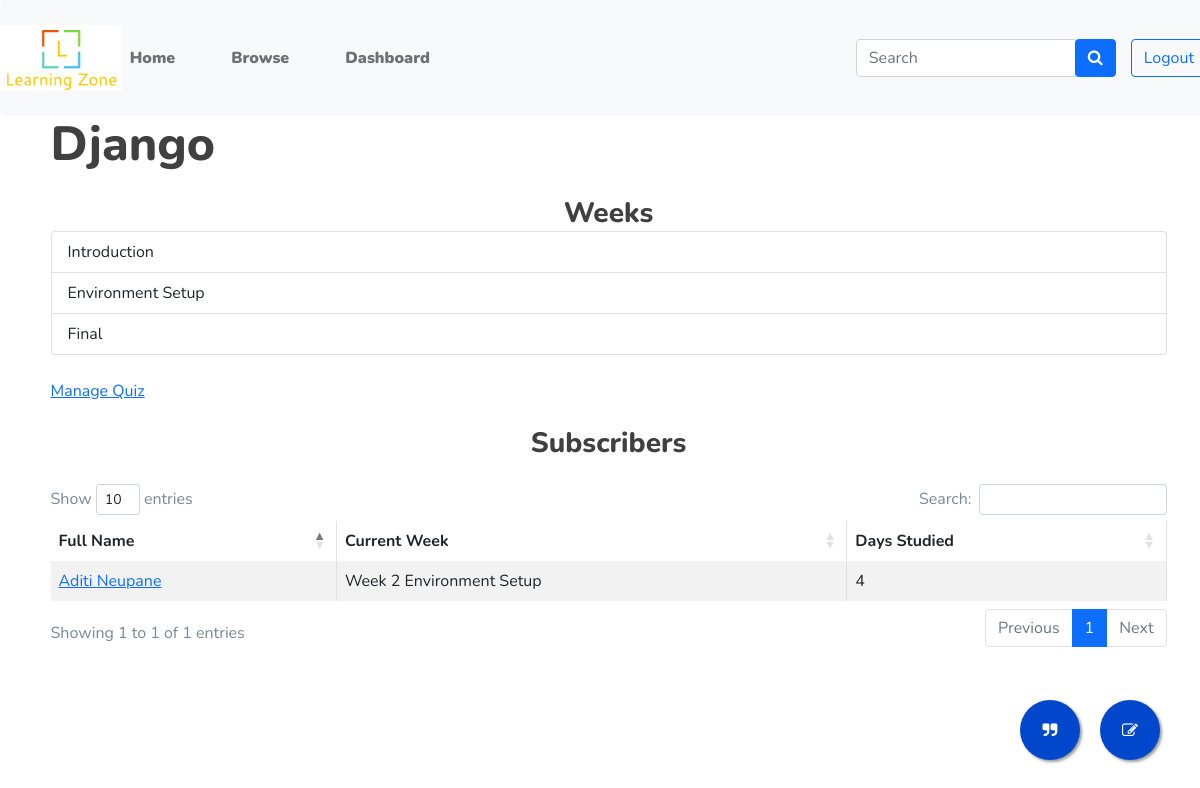
Page /course/1/ (signed in) on the earlier database version.
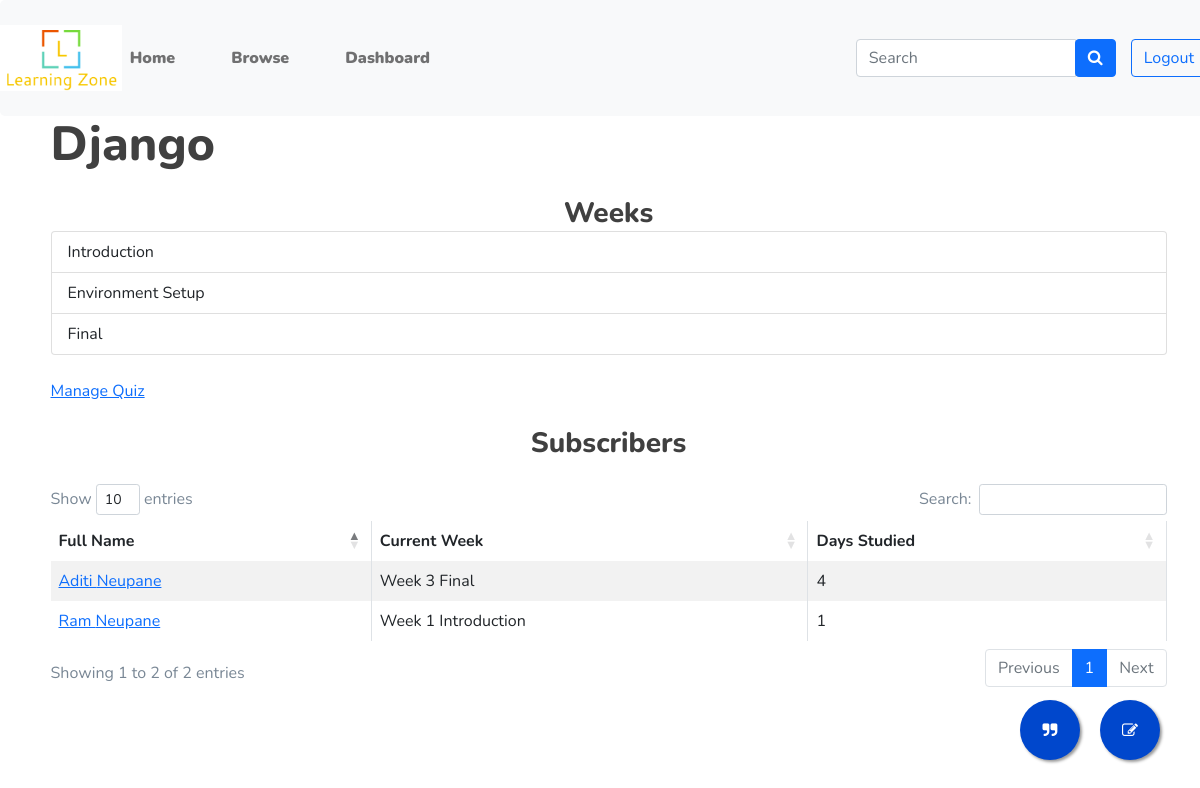
Same page on the later database version.
### main/models.py (models this page shows, shortened)
class Course(models.Model):
    name = models.CharField(max_length=100)
    uploaded_by = models.ForeignKey(Teacher, on_delete=models.CASCADE)
    description = models.TextField(max_length=1000)
    category = models.ForeignKey(Categories, on_delete=models.SET_NULL, null=True)
    price = models.FloatField(default=0.0)
    approved = models.BooleanField(default=False)
    approval_message = models.CharField(max_length=200, null=True, blank=True)
    def __str__(self):
        return self.name

class Week(models.Model):
    course = models.ForeignKey(Course, on_delete=models.CASCADE)
    week_no = models.IntegerField()
    title = models.CharField(max_length=100, default="title")
    description = models.TextField(max_length=1000, null=True, blank=True)
    instructions = models.TextField(max_length=1000, null=True, blank=True)
    final = models.BooleanField(default=False)
    difficulty = models.IntegerField(default=1)
    def __str__(self):
        return self.course.name + " week " + str(self.week_no)

class Subscription(models.Model):
    course = models.ForeignKey(Course, on_delete=models.CASCADE)
    student = models.ForeignKey(Student, on_delete=models.CASCADE)
    subscribed_on = models.DateField(auto_now_add=True)
    completed = models.BooleanField(default=False)
    flag = models.BooleanField(auto_created=True,default=True)
    quiz_approve = models.BooleanField(auto_created=False, default=False)
    progress = models.ForeignKey(Week, on_delete=models.CASCADE)
    quiz_marks = models.FloatField(default=0)
    week_begin = models.DateField(auto_now_add=True, null=True)
    complete_date = models.DateField(null=True)
    quiz_count = models.IntegerField(default=0)
    def week_duration(self):
        diff = datetime.date.today()-datetime.date(year=self.week_begin.year, month=self.week_begin.month, day=self.week_begin.day)
        return diff.days

class Student(models.Model):
    user = models.OneToOneField(User, on_delete=models.CASCADE)
    photo = models.FileField(null=True)
    address = models.CharField(max_length=100, blank=True)
    phone = models.CharField(null=True, max_length=20, blank=True)
    bio = models.CharField(null=True, max_length=100, blank=True)

class User(AbstractUser):
  USER_TYPE_CHOICES = (
      (1, 'student'),
      (2, 'teacher'),
      (3, 'admin'),
  )
  user_type = models.PositiveSmallIntegerField(choices=USER_TYPE_CHOICES, default=3)

### main/views.py (the view, shortened to what this page needs)
# urls.py: path('course/<str:id>/', views.course, name='course_details'),
def course(request, id):
    course = models.Course.objects.get(id=id)
    if request.user.user_type==1:
        if request.method=='POST':
            student = models.Student.objects.get(user=request.user)
            try:
                s = models.Subscription.objects.get(student=student, course=course)
                s.flag = not s.flag
                s.save()
            except:
                first_week = models.Week.objects.get(course=course,week_no=1)
                s = models.Subscription(student=student, course=course, progress=first_week, flag=True).save()
        context={
            'course' : models.Course.objects.get(id=id)
        }
        return render(request, 'student/course.html', context)
    elif request.user.user_type==2:
        errmsg=" "
        mtform = forms.ScheduleMeetingForm()
        mtform.fields['week'].queryset = models.Week.objects.filter(course=course)
        context ={
            'course': course,
            'weeks': models.Week.objects.filter(course=course),
            'subscriptions': models.Subscription.objects.filter(course=course),
            'mtform': mtform,
            'errmsg': errmsg,
        }
        return render(request, 'teacher/course.html', context)

### main/forms.py
class ScheduleMeetingForm(forms.ModelForm):
    meeting_on = forms.DateTimeField(
    input_formats=['%d/%m/%Y %H:%M'],
    )
    class Meta:
        model = models.Meeting
        fields = ['week', 'meeting_on']

### main/templates/teacher/course.html (shortened to what this page needs)
{% extends '../base.html' %}
{% block content %}
{% load crispy_forms_tags %}
<div class="container">
    <h1>{{course}}</h1>
<br><h3 class="text-center">Weeks</h3>
<ul class="list-group">
    {%for week in weeks%}<li class="list-group-item">{{week.title}}</li>{% endfor %}
</ul><br>
<a href="{% url 'manage_quiz' course.id %}">Manage Quiz</a>
<br><br>
<h3 class="text-center">Subscribers</h3><br>
<table id="example" class="table table-striped table-bordered">
    <thead>
        <tr>
            <th>Full Name</th>
            <th>Current Week</th>
            <th>Days Studied</th>
        </tr>
    </thead>
    <tbody>
        {% for s in subscriptions %}
        <tr>
            <td><a href="{% url 'quiz_approve' s.course.id s.student.user.id%}">{{s.student.user.first_name}} {{s.student.user.last_name}}</a></td>
            <td>Week {{s.progress.week_no}} {{s.progress.title}}</td>
            <td>{{s.week_duration}}</td>
        </tr>
        {% endfor %}
    </tbody>
</table>
</div>
<a href="{% url 'edit_course' course.id %}" class="float">
    <i class="fa fa-edit my-float"></i>
</a>
<a href="#" id="toggle-modal" class="float mr-80">
    <i class="fa fa-quote-right my-float"></i>
</a>
</div>
{% endblock %}

### main/templates/base.html (shortened to what this page needs)
{% load static %}
<!doctype html>
<html lang="en">
<head>
  <link rel="stylesheet" href="https://maxcdn.bootstrapcdn.com/font-awesome/4.7.0/css/font-awesome.min.css">
  <link href="https://cdn.jsdelivr.net/npm/bootstrap@5.1.0/dist/css/bootstrap.min.css" rel="stylesheet"
>
  <link rel="stylesheet" href="https://cdn.datatables.net/1.11.0/css/dataTables.bootstrap4.min.css">
  <link rel="stylesheet" href="{% static 'css/slick.css'%}">
  <link rel="stylesheet" href="{% static 'css/font-awesome.min.css'%}">
  <link rel="stylesheet" href="{% static 'css/LineIcons.css'%}">
  <link rel="stylesheet" href="{% static 'css/animate.css'%}">
  <link rel="stylesheet" href="{% static 'css/magnific-popup.css'%}">
  <link rel="stylesheet" href="{% static 'css/default.css'%}">
  <link rel="stylesheet" href="{% static 'css/style.css'%}">
  <link rel="stylesheet" href="https://cdnjs.cloudflare.com/ajax/libs/tempusdominus-bootstrap-4/5.1.2/css/tempusdominus-bootstrap-4.min.css" />
  <link rel="stylesheet" href="{% static 'css/custom.css'%}">
</head>
<body>
  <div class="main-body-custom">
  <nav class="navbar navbar-expand-lg navbar-light bg-light">
    <img style=" width: 10%;height: 10%; " src="{% static 'icon.png'%}" style=" margin-left: 60px;">
    <div class="collapse navbar-collapse" id="navbarNav" >
      <ul class="navbar-nav">
        <li class="nav-item">
          <a class="nav-link" href="{% url 'index'%}"><strong>Home</strong></a>
        </li>
        <li class="nav-item">
          <a class="nav-link" href="{% url 'browse'%}"><strong>Browse</strong></a>
        </li>
        <li class="nav-item">
          {% if request.user.is_authenticated %}
          <a class="nav-link" href="{% url 'dashboard'%}"><strong>Dashboard</strong></a>
          {% else %}
          <a class="nav-link disabled" href="#">Profile</a>
          {% endif %}
        </li>
      </ul>
    </div>
    <div class="d-flex" style="margin-right: 15px;">
      <form class="form-inline">
        <div class="input-group">
          <input type="text" class="form-control" placeholder="Search">
          <div class="input-group-append">
            <button type="button" class="btn btn-primary"><i class="fa fa-search"></i></button>
          </div>
        </div>
      </form>
    </div>
    <div class="navbar-nav">
      <a href="{% url 'login' %}" class="btn btn-outline-primary mr-10" role="button">
        {% if request.user.is_authenticated %} Logout {% else %} Login {%endif%}</a>
    </div>
  </nav>
    {% block content %}
    {% endblock %}
</body>
</html>

### main/static/css/default.css (style rules this page uses)
.mr-10 { margin-right: 10px; }
.mr-80 { margin-right: 80px; }

### main/static/css/style.css (style rules this page uses)
body { font-family: "Nunito", sans-serif; font-weight: normal; font-style: normal; color: #798795; overflow-X: hidden; }
* { margin: 0; padding: 0; -webkit-box-sizing: border-box; -moz-box-sizing: border-box; box-sizing: border-box; }
img { max-width: 100%; }
i, span, a { display: inline-block; }
audio, canvas, iframe, img, svg, video { vertical-align: middle; }
h1, h2, h3, h4, h5, h6 { font-family: "Nunito", sans-serif; font-weight: 800; color: #404040; margin: 0px; }
h1 { font-size: 48px; }
h3 { font-size: 28px; }
ul, ol { margin: 0px; padding: 0px; list-style-type: none; }
.navbar { padding: 25px 0; border-radius: 5px; position: relative; -webkit-transition: all 0.3s ease-out 0s; -moz-transition: all 0.3s ease-out 0s; -ms-transition: all 0.3s ease-out 0s; -o-transition: all 0.3s ease-out 0s; transition: all 0.3s ease-out 0s; }
.navbar-nav .nav-item { margin-left: 40px; position: relative; }
.navbar-nav .nav-item:first-child { margin-left: 0; }
.navbar-nav .nav-item a { font-size: 16px; font-weight: 900; color: #222; -webkit-transition: all 0.3s ease-out 0s; -moz-transition: all 0.3s ease-out 0s; -ms-transition: all 0.3s ease-out 0s; -o-transition: all 0.3s ease-out 0s; transition: all 0.3s ease-out 0s; padding: 10px 0; position: relative; font-family: "Nunito", sans-serif; }

### main/static/css/custom.css (style rules this page uses)
.float { position:fixed; width:60px; height:60px; bottom:40px; right:40px; background-color:rgb(0, 71, 204); color:#FFF; border-radius:50px; text-align:center; box-shadow: 2px 2px 3px #999; }
.my-float { margin-top:22px; }

### main/templates/base.html (style rules this page uses)
.main-body-custom { position: absolute; top: 0; bottom: 0; left: 0; right: -17px; overflow-y: scroll; }

Differences in the rows shown:
changed Subscription "Aditi": progress.week_no "2" → "3"; progress "Environment Setup" → "Final"
added Subscription: student.user.first_name "Ram", student.user.last_name "Neupane", progress.week_no "1", progress "Introduction", week_duration "1"
Other differences:
text written by a page script: "Show entries Search: Showing 1 to 1 of 1 entries Previous 1 Next" → "Show entries Search: Showing 1 to 2 of 2 entries Previous 1 Next"
